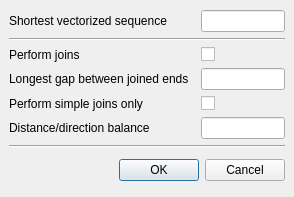
<?xml version="1.0" encoding="UTF-8"?>
<ui version="4.0">
 <class>VectorizationConfigForm</class>
 <widget class="QDialog" name="VectorizationConfigForm">
  <property name="geometry">
   <rect>
    <x>0</x>
    <y>0</y>
    <width>294</width>
    <height>197</height>
   </rect>
  </property>
  <property name="windowTitle">
   <string>Vectorization parameters</string>
  </property>
  <layout class="QVBoxLayout">
   <property name="spacing">
    <number>6</number>
   </property>
   <property name="leftMargin">
    <number>9</number>
   </property>
   <property name="topMargin">
    <number>9</number>
   </property>
   <property name="rightMargin">
    <number>9</number>
   </property>
   <property name="bottomMargin">
    <number>9</number>
   </property>
   <item>
    <layout class="QGridLayout">
     <property name="leftMargin">
      <number>0</number>
     </property>
     <property name="topMargin">
      <number>0</number>
     </property>
     <property name="rightMargin">
      <number>0</number>
     </property>
     <property name="bottomMargin">
      <number>0</number>
     </property>
     <property name="spacing">
      <number>6</number>
     </property>
     <item row="4" column="0">
      <widget class="QLabel" name="label_2">
       <property name="text">
        <string>Perform simple joins only</string>
       </property>
      </widget>
     </item>
     <item row="0" column="0">
      <widget class="QLabel" name="label">
       <property name="text">
        <string>Shortest vectorized sequence</string>
       </property>
      </widget>
     </item>
     <item row="6" column="0" colspan="3">
      <widget class="Line" name="line_2">
       <property name="orientation">
        <enum>Qt::Horizontal</enum>
       </property>
      </widget>
     </item>
     <item row="4" column="2">
      <widget class="QCheckBox" name="simpleConnectionsCheckBox">
       <property name="toolTip">
        <string>When checked, the vectorizer will join lines only when there is only one posiibility to connect their ends.</string>
       </property>
       <property name="text">
        <string/>
       </property>
      </widget>
     </item>
     <item row="5" column="0">
      <widget class="QLabel" name="label_1">
       <property name="text">
        <string>Distance/direction balance</string>
       </property>
       <property name="textFormat">
        <enum>Qt::AutoText</enum>
       </property>
      </widget>
     </item>
     <item row="0" column="2">
      <widget class="QLineEdit" name="shortPathLineEdit">
       <property name="baseSize">
        <size>
         <width>0</width>
         <height>0</height>
        </size>
       </property>
       <property name="maxLength">
        <number>3</number>
       </property>
      </widget>
     </item>
     <item row="5" column="2">
      <widget class="QLineEdit" name="distDirBalanceLineEdit">
       <property name="minimumSize">
        <size>
         <width>35</width>
         <height>0</height>
        </size>
       </property>
       <property name="toolTip">
        <string>1 means distance based joining, 0 means direction based joining</string>
       </property>
       <property name="maxLength">
        <number>4</number>
       </property>
      </widget>
     </item>
     <item row="3" column="0">
      <widget class="QLabel" name="label_3">
       <property name="text">
        <string>Longest gap between joined ends</string>
       </property>
       <property name="textFormat">
        <enum>Qt::AutoText</enum>
       </property>
      </widget>
     </item>
     <item row="3" column="2">
      <widget class="QLineEdit" name="joinDistanceLineEdit">
       <property name="toolTip">
        <string>Set this value to zero in order to disable polygon joining.</string>
       </property>
       <property name="maxLength">
        <number>3</number>
       </property>
      </widget>
     </item>
     <item row="1" column="0" colspan="3">
      <widget class="Line" name="line">
       <property name="orientation">
        <enum>Qt::Horizontal</enum>
       </property>
      </widget>
     </item>
     <item row="2" column="2">
      <widget class="QCheckBox" name="doConnectionsCheckBox">
       <property name="toolTip">
        <string>When checked the vectorizer will try to connect split lines.</string>
       </property>
       <property name="text">
        <string/>
       </property>
      </widget>
     </item>
     <item row="2" column="0">
      <widget class="QLabel" name="label_5">
       <property name="text">
        <string>Perform joins</string>
       </property>
      </widget>
     </item>
    </layout>
   </item>
   <item>
    <layout class="QHBoxLayout">
     <property name="spacing">
      <number>6</number>
     </property>
     <property name="leftMargin">
      <number>0</number>
     </property>
     <property name="topMargin">
      <number>0</number>
     </property>
     <property name="rightMargin">
      <number>0</number>
     </property>
     <property name="bottomMargin">
      <number>0</number>
     </property>
     <item>
      <spacer>
       <property name="orientation">
        <enum>Qt::Horizontal</enum>
       </property>
       <property name="sizeHint" stdset="0">
        <size>
         <width>221</width>
         <height>31</height>
        </size>
       </property>
      </spacer>
     </item>
     <item>
      <widget class="QPushButton" name="okButton">
       <property name="text">
        <string>OK</string>
       </property>
      </widget>
     </item>
     <item>
      <widget class="QPushButton" name="cancelButton">
       <property name="text">
        <string>Cancel</string>
       </property>
      </widget>
     </item>
    </layout>
   </item>
  </layout>
 </widget>
 <tabstops>
  <tabstop>shortPathLineEdit</tabstop>
  <tabstop>simpleConnectionsCheckBox</tabstop>
  <tabstop>distDirBalanceLineEdit</tabstop>
  <tabstop>okButton</tabstop>
  <tabstop>cancelButton</tabstop>
 </tabstops>
 <resources/>
 <connections>
  <connection>
   <sender>okButton</sender>
   <signal>clicked()</signal>
   <receiver>VectorizationConfigForm</receiver>
   <slot>accept()</slot>
   <hints>
    <hint type="sourcelabel">
     <x>311</x>
     <y>248</y>
    </hint>
    <hint type="destinationlabel">
     <x>96</x>
     <y>254</y>
    </hint>
   </hints>
  </connection>
  <connection>
   <sender>cancelButton</sender>
   <signal>clicked()</signal>
   <receiver>VectorizationConfigForm</receiver>
   <slot>reject()</slot>
   <hints>
    <hint type="sourcelabel">
     <x>392</x>
     <y>248</y>
    </hint>
    <hint type="destinationlabel">
     <x>179</x>
     <y>268</y>
    </hint>
   </hints>
  </connection>
 </connections>
</ui>
